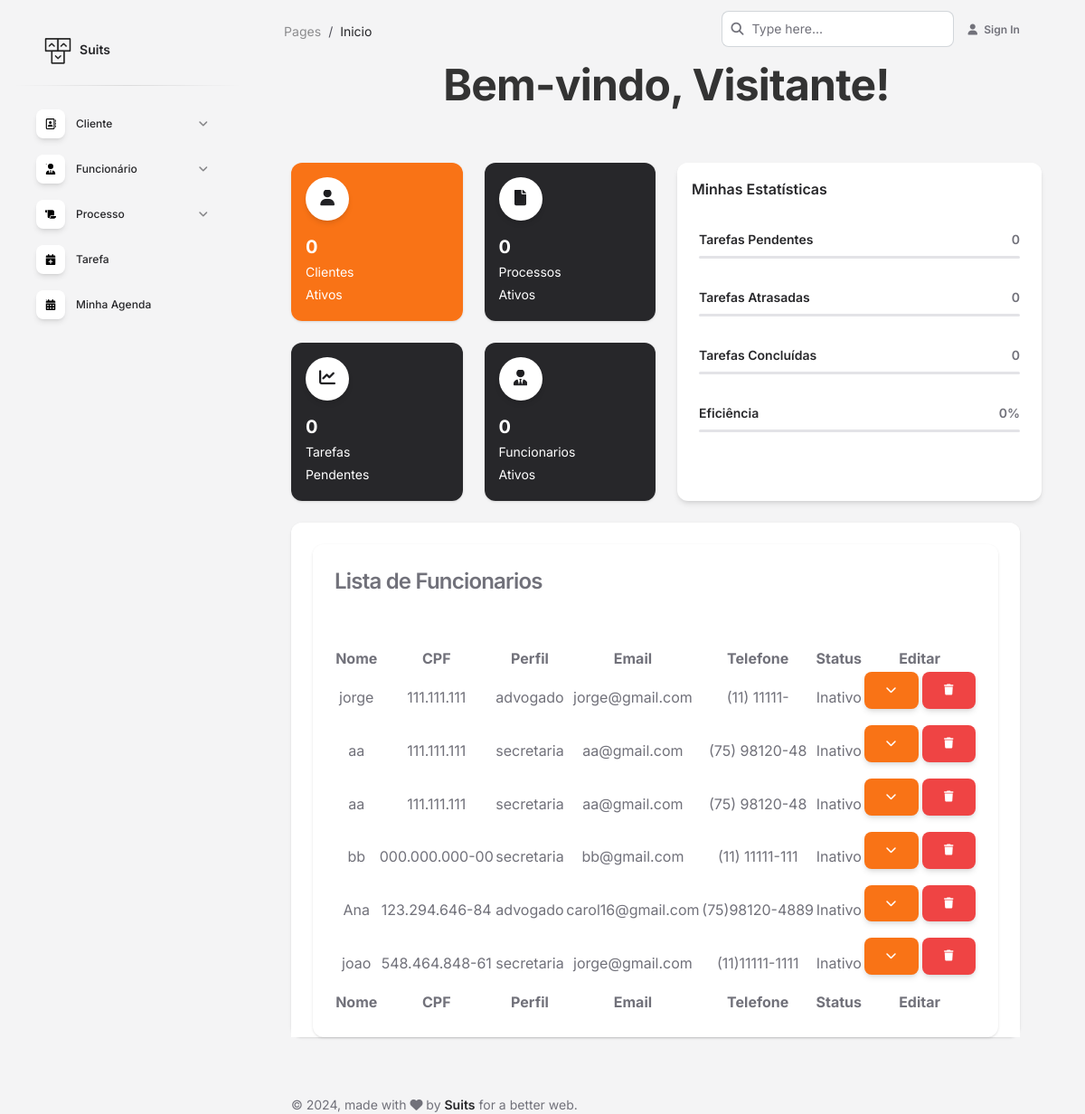
The page /site/dashboard.php?r=telaFuncionarios on the database as committed earlier.
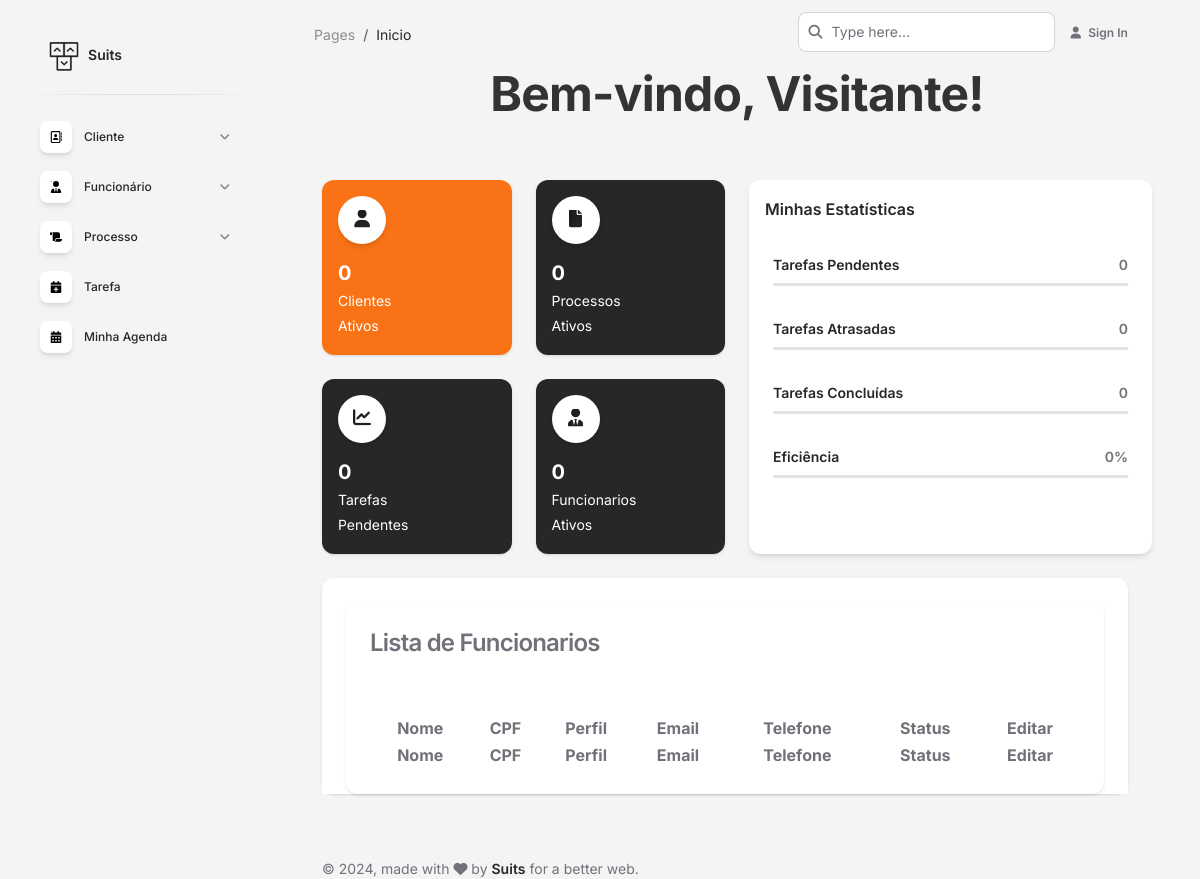
The same page on the database as committed later.
### tables this page shows
CREATE TABLE `funcionarios` (
  `id` int(11) PRIMARY KEY AUTO_INCREMENT,
  `nome` varchar(50) NOT NULL,
  `cpf` varchar(15) NOT NULL,
  `perfil` varchar(20) NOT NULL,
  `numero_oab` varchar(10) NOT NULL,
  `especializacao` varchar(50) NOT NULL,
  `email` varchar(50) NOT NULL,
  `senha` varchar(50) NOT NULL,
  `telefone` varchar(14) NOT NULL,
  `cep` varchar(9) NOT NULL,
  `rua` varchar(50) NOT NULL,
  `bairro` varchar(50) NOT NULL,
  `cidade` varchar(50) NOT NULL,
  `numero` varchar(10) NOT NULL,
  `estado` varchar(50) NOT NULL,
  `status` enum('Ativo','Inativo') NOT NULL
);

### site/scripts/functions.php (called while the page is built, shortened)
<?php
function dadosFunc()
{
    include "config.php";
    $rs = "SELECT * FROM funcionarios";
    $query = $mysqli->query($rs);
    return $query;
}

### site/template/telaFuncionarios.php (the view, shortened to what this page needs)
<!DOCTYPE html>
<html lang="pt-br">
<head>
</head>
<body>
</body>
</html>
<div class="row">
    <div class="col-md-12">
        <div class="card">
            <div class="card-header">
                <h4 class="card-title">Lista de Funcionarios</h4>
            </div>
            <div class="card-body">
                <table id="tableFunci" class="display" style="width:100%">
                    <thead>
                        <tr>
                            <th style="text-align: center;"> Nome</th>
                            <th style="text-align: center;">CPF</th>
                            <th style="text-align: center;">Perfil</th>
                            <th style="text-align: center;">Email</th>
                            <th style="text-align: center;">Telefone</th>
                            <th style="text-align: center;">Status</th>
                            <th style="text-align: center;">Editar</th>
                        </tr>
                    </thead>
                    <tbody>
                        <?php
                        $query = dadosFunc();
                        while ($dados = $query->fetch_array()) {
                        ?>
                            <tr>
                                <td style="text-align: center;"><?php echo $dados['nome']; ?></td>
                                <td style="text-align: center;"><?php echo $dados['cpf']; ?></td>
                                <td style="text-align: center;"><?php echo $dados['perfil']; ?></td>
                                <td style="text-align: center;"><?php echo $dados['email']; ?></td>
                                <td style="text-align: center;"><?php echo $dados['telefone']; ?></td>
                                <td style="text-align: center;"><?php echo $dados['status']; ?></td>
                                <td style="text-align: center;">
                                    <button type="button" class="btn btn-primary" data-bs-toggle="modal" data-bs-target="#Modalfunci" data-id="<?php echo $dados['id']; ?>"
                                        data-nome="<?php echo $dados['nome']; ?>"
                                        data-cpf="<?php echo $dados['cpf']; ?>"
                                        data-perfil="<?php echo $dados['perfil']; ?>"
                                        data-numeroOAB="<?php echo $dados['numero_oab']; ?>"
                                        data-especializacao="<?php echo $dados['especializacao']; ?>"
                                        data-email="<?php echo $dados['email']; ?>"
                                        data-telefone="<?php echo $dados['telefone']; ?>"
                                        data-cep="<?php echo $dados['cep']; ?>"
                                        data-rua="<?php echo $dados['rua']; ?>"
                                        data-bairro="<?php echo $dados['bairro']; ?>"
                                        data-cidade="<?php echo $dados['cidade']; ?>"
                                        data-estado="<?php echo $dados['estado']; ?>"
                                        data-numero="<?php echo $dados['numero']; ?>"
                                        data-status="<?php echo $dados['status']; ?>"><i class="fa fa-chevron-down"></i></button>
                                    <a href="../site/scripts/del_funci.php?id=<?php echo $dados['id']; ?>" class="btn btn-danger delFunci" title="Excluir">
                                        <i class="fa fa-trash"></i>
                                    </a>
                                </td>
                            </tr>
                        <?php
                        }
                        ?>
                    </tbody>
                    <tfoot>
                        <tr>
                            <th style="text-align: center;"> Nome</th>
                            <th style="text-align: center;">CPF</th>
                            <th style="text-align: center;">Perfil</th>
                            <th style="text-align: center;">Email</th>
                            <th style="text-align: center;">Telefone</th>
                            <th style="text-align: center;">Status</th>
                            <th style="text-align: center;">Editar</th>
                        </tr>
                    </tfoot>
                </table>
            </div>
        </div>
    </div>
</div>

Rows that differ between the two databases and show on the page:
removed funcionarios: nome "jorge", cpf "111.111.111", perfil "advogado", email "jorge@gmail.com", telefone "(11) 11111-", status "Inativo"
removed funcionarios: nome "aa", cpf "111.111.111", perfil "secretaria", email "aa@gmail.com", telefone "(75) 98120-48", status "Inativo"
removed funcionarios: nome "aa", cpf "111.111.111", perfil "secretaria", email "aa@gmail.com", telefone "(75) 98120-48", status "Inativo"
removed funcionarios: nome "bb", cpf "000.000.000-00", perfil "secretaria", email "bb@gmail.com", telefone "(11) 11111-111", status "Inativo"
removed funcionarios: nome "Ana", cpf "123.294.646-84", perfil "advogado", email "carol16@gmail.com", telefone "(75)98120-4889", status "Inativo"
removed funcionarios: nome "joao", cpf "548.464.848-61", perfil "secretaria", email "jorge@gmail.com", telefone "(11)11111-1111", status "Inativo"
